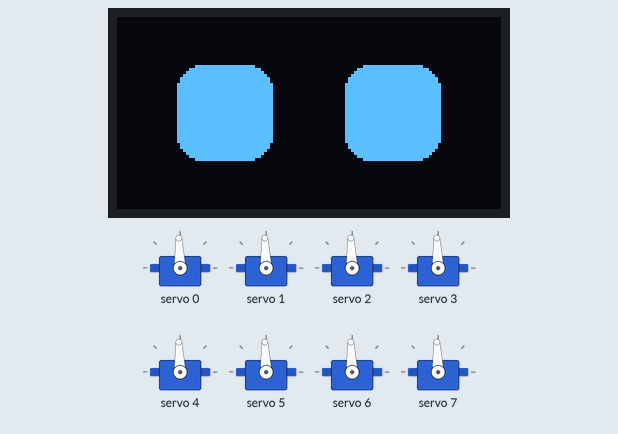
Simulated run of this program. Board: ESP32-S3. Shown: 128×64 one-colour display, 8 × servo. What the program prints to the serial monitor is not drawn.

Above: at 0.4 s.
At 4.27 s:
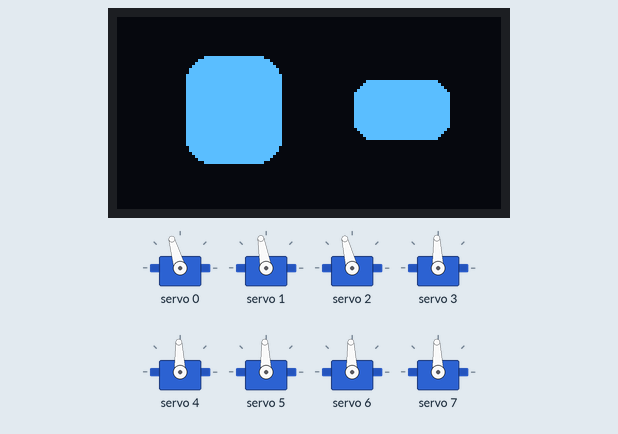
At 8.24 s:
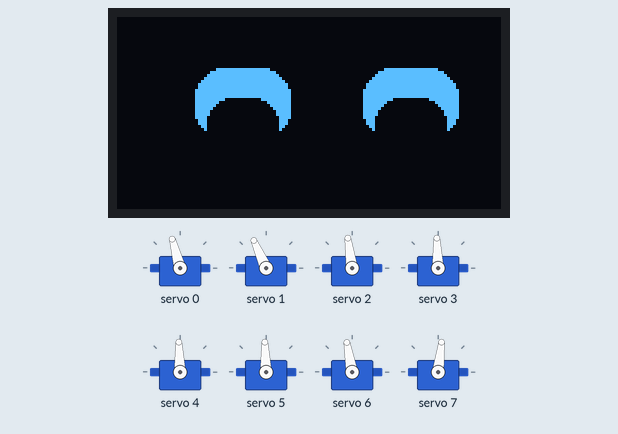
At 14.8 s:
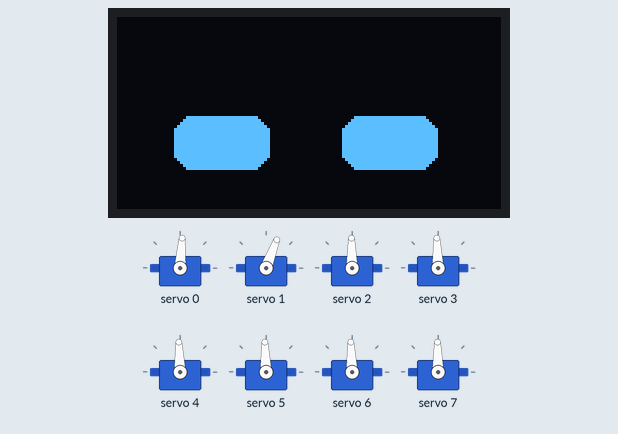
At 25.9 s:
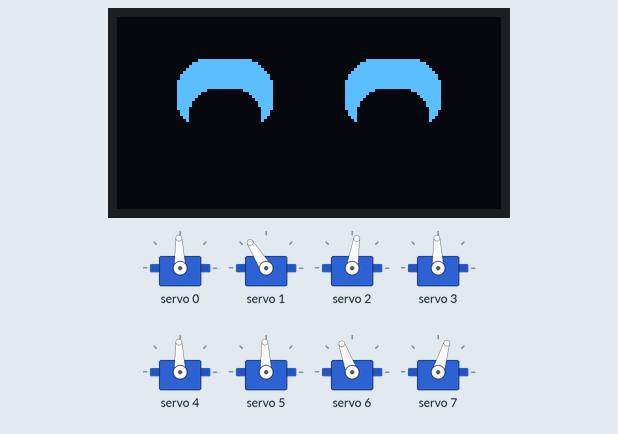
At 37.7 s:
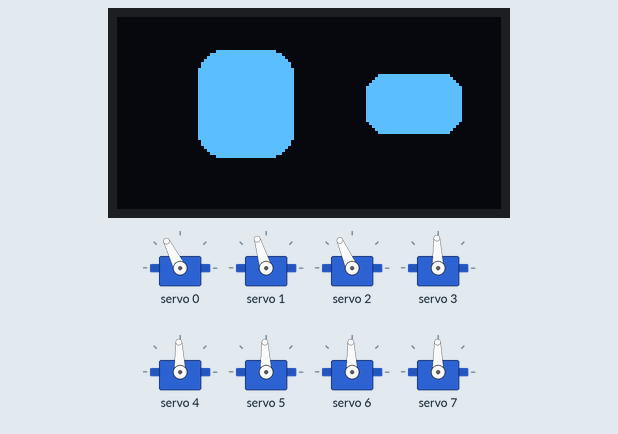
Timing chart, 0 to 39.2 s (numbered marks = the images above):
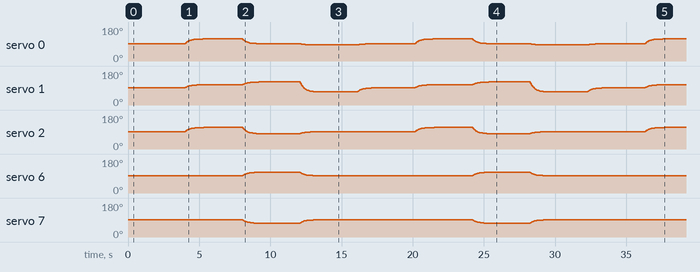

Measured:
- what the display in image 0 shows lasts 3.1 s, from 0.4 s to 3.5 s
- what the display in image 3 shows lasts 1.4 s, from 14.8 s to 16.2 s
- what the display in image 4 shows lasts 2.5 s, from 25.8 s to 28.3 s

The program:

main.cpp
```cpp
/**
 * @file main.cpp
 * @brief Firmware khởi đầu cho BDX-Mini Droid (Chạy được ngay trên Velxio / Wokwi / ESP32-S3 thật)
 * @details Demo đồng bộ Bus I2C dùng chung (SDA=GPIO1, SCL=GPIO2):
 *          - Màn hình OLED 128x64 (0x3C): Vẽ đôi mắt Robot Procedural (Chớp mắt, Liếc, Vui, Tò mò)
 *          - Mạch PCA9685 (0x40): Nội suy mượt (Cosine Easing) cho 3 khớp Cổ + 4 khớp Chân (7-DOF)
 */

#include <Arduino.h>
#include <Wire.h>
#include <Adafruit_GFX.h>
#include <Adafruit_SSD1306.h>
#include <Adafruit_PWMServoDriver.h>
#include "robot_pins.h"

// Khởi tạo đối tượng OLED và PCA9685 trên cùng Bus I2C (Wire)
Adafruit_SSD1306 oled(OLED_SCREEN_WIDTH, OLED_SCREEN_HEIGHT, &Wire, -1);
Adafruit_PWMServoDriver pca9685 = Adafruit_PWMServoDriver(PCA9685_I2C_ADDR, Wire);

// Cấu hình xung PWM chuẩn cho Servo MG90S/SG90 ở tần số 50Hz (4096 ticks = 20ms)
#define SERVO_MIN_PULSE_TICKS  110  // ~500us  (0 độ)
#define SERVO_MAX_PULSE_TICKS  500  // ~2400us (180 độ)

// Trạng thái biểu cảm của Robot
enum RobotMood {
    MOOD_NEUTRAL = 0,
    MOOD_CURIOUS,
    MOOD_HAPPY,
    MOOD_SLEEPY
};

struct RobotState {
    RobotMood mood = MOOD_NEUTRAL;
    // Góc hiện tại và góc mục tiêu của 7 trục Servo (Đơn vị: Độ, 90° là trung tâm)
    float currentDeg[8] = {90, 90, 90, 90, 90, 90, 90, 90};
    float targetDeg[8]  = {90, 90, 90, 90, 90, 90, 90, 90};
    // Tọa độ liếc mắt (-1.0 đến +1.0)
    float eyeLookX = 0.0f;
    float eyeLookY = 0.0f;
    bool isBlinking = false;
    uint32_t lastBlinkMs = 0;
    uint32_t lastPoseChangeMs = 0;
} bot;

// Chuyển đổi góc (0-180 độ) sang xung PWM 12-bit cho PCA9685
void setServoAngle(uint8_t channel, float angleDeg) {
    angleDeg = constrain(angleDeg, 20.0f, 160.0f);
    uint16_t pulse = map((long)(angleDeg * 10), 0, 1800, SERVO_MIN_PULSE_TICKS, SERVO_MAX_PULSE_TICKS);
    pca9685.setPWM(channel, 0, pulse);
}

// Engine vẽ đôi mắt BDX-Mini Procedural trên màn hình OLED 128x64
void renderProceduralEyes() {
    oled.clearDisplay();

    int offsetX = (int)(bot.eyeLookX * 14.0f);
    int offsetY = (int)(bot.eyeLookY * 8.0f);

    int leftEyeX  = 20 + offsetX;
    int rightEyeX = 76 + offsetX;
    int baseEyeY  = 16 + offsetY;
    int eyeW      = 32;
    int eyeH      = 32;

    if (bot.isBlinking) {
        // Mắt nhắm (vẽ 2 đường ngang dày)
        oled.fillRoundRect(leftEyeX,  baseEyeY + 14, eyeW, 4, 2, SSD1306_WHITE);
        oled.fillRoundRect(rightEyeX, baseEyeY + 14, eyeW, 4, 2, SSD1306_WHITE);
    } else if (bot.mood == MOOD_HAPPY) {
        // Mắt cười cong hình vòm (^ ^)
        oled.fillRoundRect(leftEyeX,  baseEyeY + 4, eyeW, 24, 10, SSD1306_WHITE);
        oled.fillRoundRect(leftEyeX + 4, baseEyeY + 14, eyeW - 8, 20, 8, SSD1306_BLACK);
        oled.fillRoundRect(rightEyeX, baseEyeY + 4, eyeW, 24, 10, SSD1306_WHITE);
        oled.fillRoundRect(rightEyeX + 4, baseEyeY + 14, eyeW - 8, 20, 8, SSD1306_BLACK);
    } else if (bot.mood == MOOD_CURIOUS) {
        // Mắt tò mò: Mắt trái mở to, mắt phải hơi nheo (kiểu BD-1 đang suy nghĩ)
        oled.fillRoundRect(leftEyeX,  baseEyeY - 2, eyeW, 36, 8, SSD1306_WHITE);
        oled.fillRoundRect(rightEyeX, baseEyeY + 6, eyeW, 20, 6, SSD1306_WHITE);
    } else if (bot.mood == MOOD_SLEEPY) {
        // Mắt buồn ngủ (mí mắt sụp xuống nửa trên)
        oled.fillRoundRect(leftEyeX,  baseEyeY + 12, eyeW, 18, 6, SSD1306_WHITE);
        oled.fillRoundRect(rightEyeX, baseEyeY + 12, eyeW, 18, 6, SSD1306_WHITE);
    } else {
        // Mắt tiêu chuẩn (Neutral)
        oled.fillRoundRect(leftEyeX,  baseEyeY, eyeW, eyeH, 8, SSD1306_WHITE);
        oled.fillRoundRect(rightEyeX, baseEyeY, eyeW, eyeH, 8, SSD1306_WHITE);
    }

    oled.display();
}

// Cập nhật nội suy chuyển động mượt (Smoothing Filter) ở tần số 50Hz
void updateKinematicsAndEyes() {
    uint32_t now = millis();

    // 1. Tự động chớp mắt ngẫu nhiên mỗi 3.5 giây
    if (!bot.isBlinking && (now - bot.lastBlinkMs > 3500)) {
        bot.isBlinking = true;
        bot.lastBlinkMs = now;
    } else if (bot.isBlinking && (now - bot.lastBlinkMs > 140)) {
        bot.isBlinking = false;
        bot.lastBlinkMs = now;
    }

    // 2. Nội suy mượt góc Servo tiến dần về targetDeg (Exponential Smoothing)
    const float smoothFactor = 0.15f;
    for (uint8_t ch = 0; ch < 8; ch++) {
        bot.currentDeg[ch] += (bot.targetDeg[ch] - bot.currentDeg[ch]) * smoothFactor;
        setServoAngle(ch, bot.currentDeg[ch]);
    }

    // 3. Đồng bộ hướng liếc mắt OLED theo góc quay Cổ (Yaw & Pitch)
    bot.eyeLookX = (bot.currentDeg[SERVO_CH_NECK_YAW] - 90.0f) / 45.0f;
    bot.eyeLookY = (90.0f - bot.currentDeg[SERVO_CH_NECK_PITCH]) / 35.0f;
}

void setup() {
    Serial.begin(115200);
    delay(300);
    Serial.println("\n=== [BDX-Mini Droid] Starting Shared I2C Bus (OLED + PCA9685) ===");

    // Khởi tạo Bus I2C dùng chung trên GPIO 1 (SDA) và GPIO 2 (SCL)
    Wire.begin(I2C_SHARED_SDA_PIN, I2C_SHARED_SCL_PIN, I2C_SHARED_FREQ_HZ);

    // 1. Khởi tạo màn hình OLED 128x64 tại địa chỉ 0x3C
    if (!oled.begin(SSD1306_SWITCHCAPVCC, OLED_I2C_ADDR)) {
        Serial.println("[WARN] Khong tim thay OLED tai 0x3C! Kiem tra day SDA/SCL.");
    } else {
        Serial.println("[OK] OLED 128x64 (0x3C) san sang.");
    }

    // 2. Khởi tạo mạch PCA9685 tại địa chỉ 0x40
    pca9685.begin();
    pca9685.setPWMFreq(PCA9685_PWM_FREQ_HZ);
    Serial.println("[OK] PCA9685 16-ch Servo Driver (0x40) san sang.");

    // Đưa toàn bộ 7 Servo về vị trí trung tâm (Home = 90 độ)
    for (uint8_t ch = 0; ch < 8; ch++) {
        setServoAngle(ch, 90.0f);
    }
}

void loop() {
    uint32_t now = millis();

    // Demo tự động chuyển đổi kịch bản ngôn ngữ cơ thể mỗi 4 giây
    if (now - bot.lastPoseChangeMs > 4000) {
        bot.lastPoseChangeMs = now;
        static uint8_t step = 0;
        step = (step + 1) % 4;

        switch (step) {
            case 0: // Trạng thái Đứng Thẳng Nhìn Thẳng (Neutral)
                Serial.println("-> Pose: NEUTRAL (Home)");
                bot.mood = MOOD_NEUTRAL;
                bot.targetDeg[SERVO_CH_NECK_YAW]   = 90;
                bot.targetDeg[SERVO_CH_NECK_PITCH] = 90;
                bot.targetDeg[SERVO_CH_NECK_ROLL]  = 90;
                bot.targetDeg[SERVO_CH_LEFT_ANKLE] = 90;
                bot.targetDeg[SERVO_CH_RIGHT_ANKLE]= 90;
                break;

            case 1: // Trạng thái Nghiêng Đầu Tò Mò (Curious BD-1 Tilt)
                Serial.println("-> Pose: CURIOUS HEAD TILT");
                bot.mood = MOOD_CURIOUS;
                bot.targetDeg[SERVO_CH_NECK_YAW]   = 115; // Quay nhẹ sang trái
                bot.targetDeg[SERVO_CH_NECK_PITCH] = 105; // Ngước nhẹ lên nhìn người
                bot.targetDeg[SERVO_CH_NECK_ROLL]  = 112; // Nghiêng đầu 22 độ
                break;

            case 2: // Trạng thái Vui Vẻ Gật Đầu & Nhún Chân (Happy Bounce)
                Serial.println("-> Pose: HAPPY NOD & BOUNCE");
                bot.mood = MOOD_HAPPY;
                bot.targetDeg[SERVO_CH_NECK_YAW]   = 90;
                bot.targetDeg[SERVO_CH_NECK_PITCH] = 120;
                bot.targetDeg[SERVO_CH_NECK_ROLL]  = 80;
                bot.targetDeg[SERVO_CH_LEFT_ANKLE] = 108;
                bot.targetDeg[SERVO_CH_RIGHT_ANKLE]= 72;
                break;

            case 3: // Trạng thái Buồn Ngủ Cúi Đầu (Sleepy Idle)
                Serial.println("-> Pose: SLEEPY IDLE");
                bot.mood = MOOD_SLEEPY;
                bot.targetDeg[SERVO_CH_NECK_YAW]   = 85;
                bot.targetDeg[SERVO_CH_NECK_PITCH] = 68;  // Cúi đầu xuống
                bot.targetDeg[SERVO_CH_NECK_ROLL]  = 90;
                bot.targetDeg[SERVO_CH_LEFT_ANKLE] = 90;
                bot.targetDeg[SERVO_CH_RIGHT_ANKLE]= 90;
                break;
        }
    }

    updateKinematicsAndEyes();
    renderProceduralEyes();
    delay(20); // Chu kỳ 50Hz (20ms)
}
```

robot_pins.h
```cpp
#pragma once

/**
 * @file robot_pins.h
 * @brief Định nghĩa Pinout chuẩn cho BDX-Mini Droid (ESP32-S3 N16R8)
 * @warning KHÔNG sử dụng GPIO 35, 36, 37 (Đã dùng nội bộ cho 8MB Octal PSRAM)
 */

// ============================================================================
// 1. BUS I2C DÙNG CHUNG (Màn hình mắt OLED + Mạch 16 kênh Servo PCA9685)
// ============================================================================
#define I2C_SHARED_SDA_PIN      1
#define I2C_SHARED_SCL_PIN      2
#define I2C_SHARED_FREQ_HZ      400000UL  // 400kHz Fast Mode

#define OLED_I2C_ADDR           0x3C      // SSD1306 / SH1106 128x64
#define OLED_SCREEN_WIDTH       128
#define OLED_SCREEN_HEIGHT      64

#define PCA9685_I2C_ADDR        0x40      // Mặc định không hàn jumper A0-A5
#define PCA9685_PWM_FREQ_HZ     50        // Chuẩn 50Hz (20ms) cho Servo MG90S/SG90

// ============================================================================
// 2. KÊNH SERVO 7 BẬC TỰ DO TRÊN PCA9685 (7-DOF KINEMATICS)
// ============================================================================
// Cụm Cổ Biểu Cảm (3-DOF)
#define SERVO_CH_NECK_YAW       0         // Quay ngang Trái/Phải (Home: 90°)
#define SERVO_CH_NECK_PITCH     1         // Gật/Ngửa đầu (Home: 90°)
#define SERVO_CH_NECK_ROLL      2         // Nghiêng đầu tò mò (Home: 90°)
#define SERVO_CH_EAR_ANTENNA    3         // Dự phòng Ăng-ten BD-1

// Cụm Chân Biped (4-DOF)
#define SERVO_CH_LEFT_HIP       4         // Hông Trái (Home: 90°)
#define SERVO_CH_RIGHT_HIP      5         // Hông Phải (Home: 90°)
#define SERVO_CH_LEFT_ANKLE     6         // Cổ chân Trái (Home: 90°)
#define SERVO_CH_RIGHT_ANKLE    7         // Cổ chân Phải (Home: 90°)

// ============================================================================
// 3. ÂM THANH 2 CHIỀU FULL-DUPLEX I2S (INMP441 + MAX98357A)
// ============================================================================
#define I2S_SHARED_BCLK_PIN     38        // Nối vào SCK (INMP441) & BCLK (MAX98357A)
#define I2S_SHARED_WS_LRC_PIN   39        // Nối vào WS (INMP441)  & LRC (MAX98357A)
#define I2S_MIC_DIN_PIN         40        // Nối vào SD của Micro INMP441
#define I2S_SPK_DOUT_PIN        41        // Nối vào DIN của Amply MAX98357A
#define I2S_AUDIO_SAMPLE_RATE   16000     // 16kHz, 16-bit Mono chuẩn cho STT/TTS

// ============================================================================
// 4. CẢM BIẾN TƯƠNG TÁC (TOUCH ĐỈNH ĐẦU + RADAR MMWAVE HLK-LD2410C)
// ============================================================================
#define HEAD_TOUCH_PIN          14        // Cảm ứng chạm trên đỉnh đầu (TOUCH14)
#define RADAR_PRESENCE_OUT_PIN  42        // Chân OUT từ radar HLK-LD2410C (HIGH = Có người)
#define RADAR_UART_TX_PIN       47        // Nối với RX của HLK-LD2410C (Tùy chọn)
#define RADAR_UART_RX_PIN       48        // Nối với TX của HLK-LD2410C (Tùy chọn)

// ============================================================================
// 5. CAMERA OV2640 (CHUẨN KHE FPC 24-PIN TRÊN BOARD ESP32-S3-CAM N16R8)
// ============================================================================
#define CAM_PIN_PWDN            -1
#define CAM_PIN_RESET           -1
#define CAM_PIN_XCLK            15
#define CAM_PIN_SIOD            4
#define CAM_PIN_SIOC            5
#define CAM_PIN_Y9              16
#define CAM_PIN_Y8              17
#define CAM_PIN_Y7              18
#define CAM_PIN_Y6              12
#define CAM_PIN_Y5              10
#define CAM_PIN_Y4              8
#define CAM_PIN_Y3              9
#define CAM_PIN_Y2              11
#define CAM_PIN_VSYNC           6
#define CAM_PIN_HREF            7
#define CAM_PIN_PCLK            13
```
